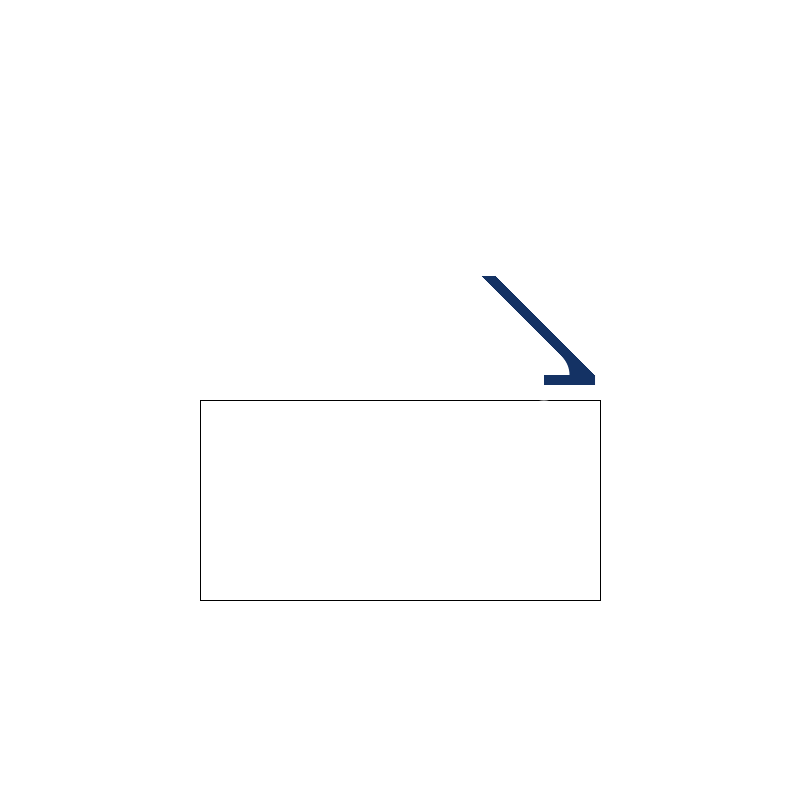
Frame 1 (no input)
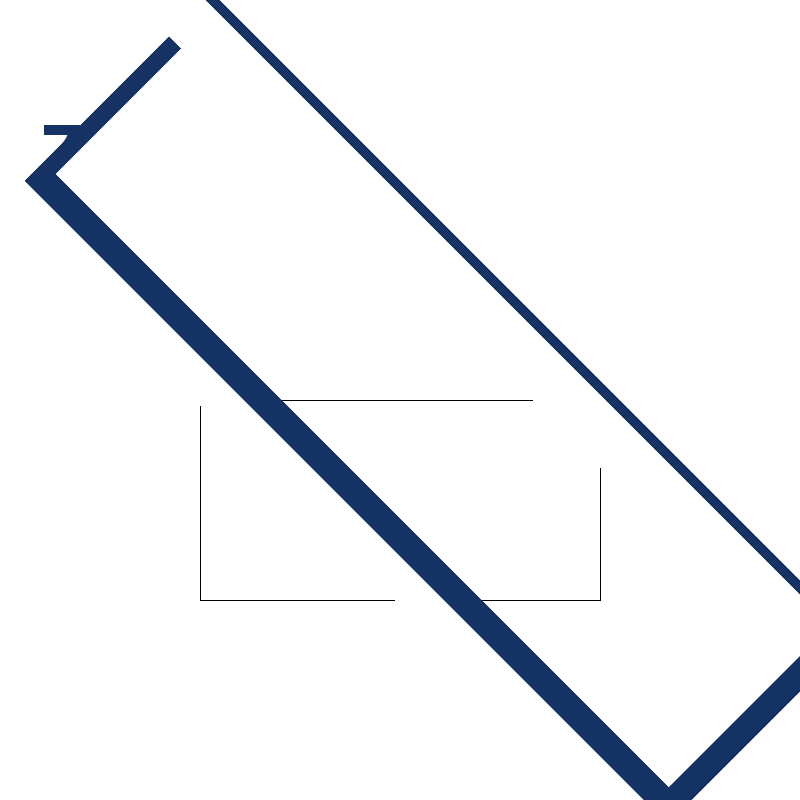
Frame 60 (the mouse pressed at the canvas centre just before this capture)
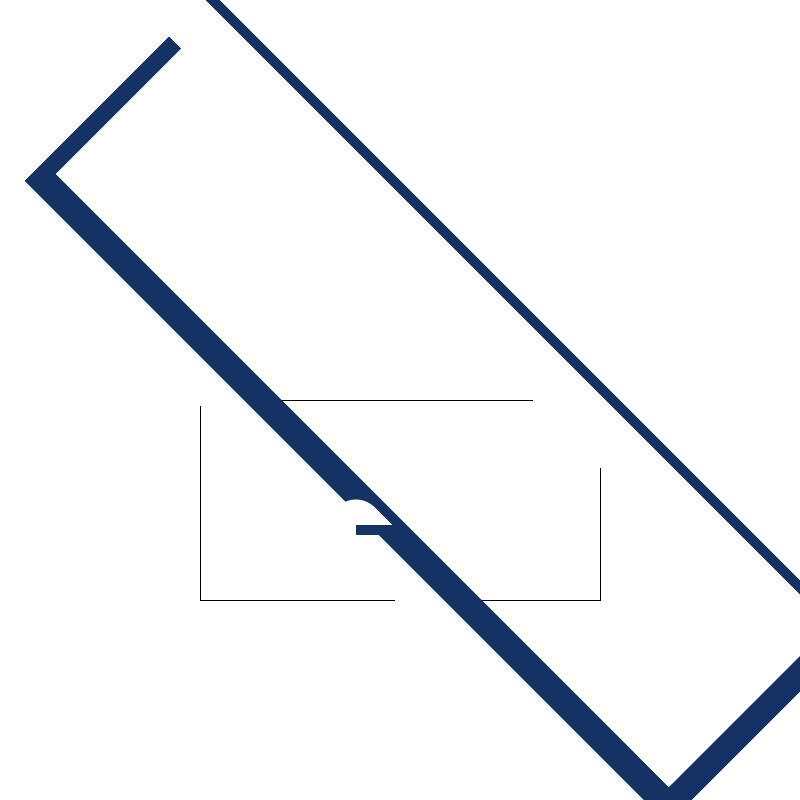
Frame 120 (the mouse held since frame 60 and released just before this capture)

The Processing sketch that drew these frames (run headless with seeded random() and noise(); from frame 60 on, the mouse is pressed at the canvas centre):

// Processing sketch: processing_112437
// ── processing_112437.pde

// Array of bouncing balls, pt. 4
// Create a new function inside Ball class to make it interactive

Ball[] ballArray;
// set a variable to change the number of balls
int numBalls = 100;

int clickCount = 10;

void setup(){
  size(800, 800);
  
  background(255);
 
  ballArray = new Ball[numBalls];
  
  for(int i=0; i<ballArray.length; i++){
     ballArray[i] = new Ball(0, 0);
     rect(200,400,400,200);
  } 
}

void draw(){
//  rect(0, 0, 1000, 1000);
  
  for(int i=0; i < ballArray.length; i++){
     stroke(10,10,20);     
     
     ballArray[1].update();
     ballArray[1].checkPos();
     ballArray[1].display();
  } 
}



void mouseClicked(){
  for(int i=0; i<ballArray.length; i++){
     ballArray[i] = new Ball(mouseX, mouseY);
  }    
}

// HOMEWORK = make a game.

// Ball Class
class Ball {
color a = #8F37CC;
color b = #8F37CC;
color c = #7AFFFB;
color d = #FFE460;
color[] palette = {a,b,c,d};
  // Every ball needs these values
  int posX;
  int posY;
  int speedX;
  int speedY;
  
  int directionX = 1;
  int directionY = 1;
  
  float size;
  
  color fillColor = color(255);
  

  // create the ball object with starting values
  Ball(int mX, int mY) {
    int dX = (int)((10 * Math.sin(mX/10)));
    int dY = (int)((10 * Math.sin(mY/10)));
    
     posX = int(random(10,width));
     posY = int(random(10,height));
     speedX = int(random(1, 5 + dX));
     speedY = int(random(1, 5 + dY));
     
     if(random(0,2) >= 1){
       directionX = -1; 
     }
     
     if(random(0,2) >= 1){
        directionY = -1; 
     }
     
     size = random(10 + dX,100  + dY);
  }
  
  // move the ball and check its position
  void update() {    
//    posX += directionX * speedX + 10 * sin(posY/50) + 5 * cos(posY/50);
//    posY += directionY * speedY + 10 * sin(posX/50) + 5 * cos(posX/50);

    posX += directionX * speedX;
    posY += directionY * speedY;

    if (posX >= width || posX <= 0) {
      directionX *= -1;
    }

    if (posY >= height || posY <= 0) {
      directionY *= -1;
    }
  }

  void checkPos() {
    if(dist(mouseX, mouseY, posX, posY) < size/2) {
      
      float rand = random(0,1);

/*      
      if(rand > 0.5){
         directionX *= -1; 
      }
      else{
         directionY *= -1; 
      }
      */
      
      int useR = (int)(800*(abs(sin(mouseX)) + abs(cos(mouseY)))/(5 + rand));

      if(useR > 230){
         useR = 230;
      }
      else if(useR < 30){
         useR = 30; 
      }
      
      int useG;
      useG = (int)(mouseX/(2.5 + rand));
      
      if(useG > 230){
         useG = 230;
      }
      else if(useG < 30){
         useG = 30; 
      }
      
      int useB;
      useB = (int)(mouseY/2.5);

      if(useB > 230){
         useB = 230;
      }
      else if(useB < 30){
         useB = 30; 
      }

      fillColor = color(useR, useG, useB);
    } 
  }

  // draw the ball
  void display() {
    noStroke();
    fill(fillColor);
    ellipse( posX, posY, size, size );
    fill(20,50,100);
    rect( posX, posY, size, 10);
  }
  
}
